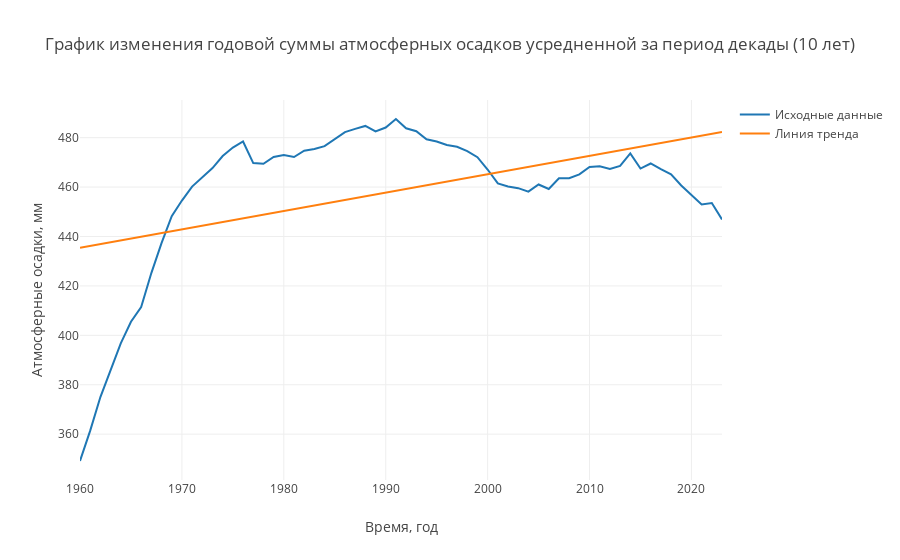

The code cell stored with this chart in its notebook:
### Code cell
data = dfp[[_p_col]].resample("Y").sum().rolling(10, min_periods=10).mean().dropna() / 600

precipitation = data[_p_col].tolist()
idx = np.arange(0,len(precipitation))
slope, intercept, r_value, p_value, std_err = st.linregress(idx,precipitation)
line = slope * idx + intercept

layout = go.Layout(
    title="График изменения годовой суммы атмосферных осадков усредненной за период декады (10 лет)",
    xaxis=dict(title = "Время, год", type='date'),
    yaxis=dict(title = "Атмосферные осадки, мм"),
)

trace1 = go.Scatter(x = data.index, y=data[_p_col], name="Исходные данные")
trace2 = go.Scatter(x = data.index, y=line, name='Линия тренда')
py.iplot(go.Figure(data=[trace1,trace2], layout=layout))
